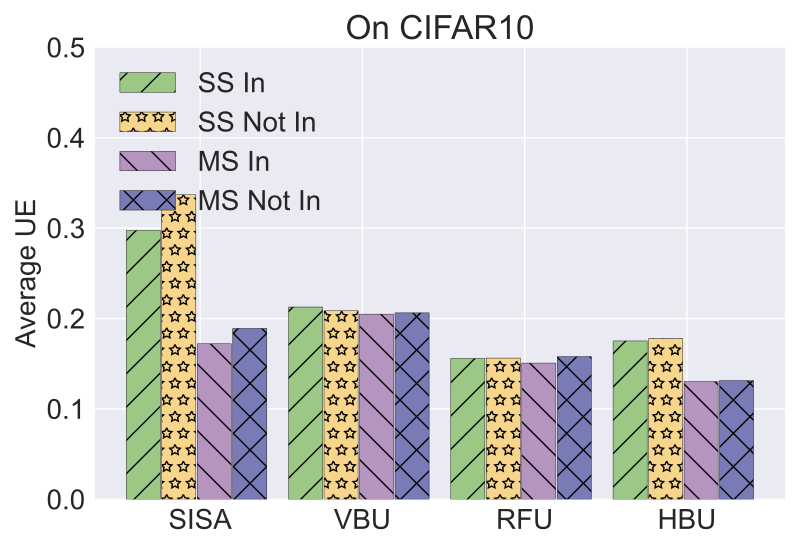

Python code for this plot:
import matplotlib.pyplot as plt
import numpy as np

# user num = 50
labels = ['SISA', 'VBU', 'RFU', 'HBU']
#unl_fr = [10*10*0.22 *5, 10*10*0.22*5, 10*10*0.22 *5, 10*10*0.22*5 , 10*10*0.22*5  , 10*10*0.22*5  ]

unl_ss_in = [0.29744  , 0.21269 , 0.155880 , 0.175177 ]
unl_ss_not_in = [0.336832   , 0.208493    , 0.156195     , 0.177796]


unl_ms_in = [0.17200     , 0.20485   , 0.150709 , 0.1302478]
unl_ms_not_in = [0.189025   , 0.20622 , 0.1578492  , 0.131243]


sisa_unl = [0.29744, 0.336832, 0.17200, 0.189025]
vbu_unl = [0.21269, 0.208493, 0.20485, 0.20622]
rfu_unl = [0.155880, 0.156195,  0.150709, 0.1578492]
hbu_unl = [0.175177, 0.177796, 0.1302478, 0.131243]

x = np.arange(len(labels))  # the label locations
width = 0.7  # the width of the bars
# no_noise = np.around(no_noise,0)
# samping = np.around(samping,0)
# ldp = np.around(ldp,0)

# plt.style.use('bmh')

plt.style.use('seaborn')

plt.figure()
#plt.subplots(figsize=(8, 5.3))
#plt.bar(x - width / 2 - width / 8 + width / 8, unl_fr, width=0.168, label='Retrain', color='dodgerblue', hatch='/')
plt.bar(x - width / 2 - width / 8 + width / 8 , unl_ss_in,   width=0.21, label='SS In', color='r', edgecolor='black', hatch='/')
plt.bar(x - width / 8 - width / 16,  unl_ss_not_in, width=0.21, label='SS Not In', color='cornflowerblue', edgecolor='black', hatch='*')
plt.bar(x + width / 8, unl_ms_in, width=0.21, label='MS In', color='orange', edgecolor='black', hatch='\\')
plt.bar( x + width / 2 - width / 8 + width / 16, unl_ms_not_in, width=0.21, label='MS Not In', color='g', edgecolor='black', hatch='x')



# plt.bar(x - width / 2.5 ,  unl_br, width=width/3, label='VBU', color='orange', hatch='\\')
# plt.bar(x,unl_self_r, width=width/3, label='RFU-SS', color='g', hatch='x')
# plt.bar(x + width / 2.5,  unl_hess_r, width=width/3, label='HBU', color='tomato', hatch='-')


# Add some text for labels, title and custom x-axis tick labels, etc.
plt.ylabel('Average UE', fontsize=20)
# ax.set_title('Performance of Different Users n')
plt.xticks(x, labels, fontsize=20)
# ax.set_xticklabels(labels,fontsize=15)

my_y_ticks = np.arange(0, 0.6, 0.1)
plt.yticks(my_y_ticks, fontsize=20)
# ax.set_yticklabels(my_y_ticks,fontsize=15)

# Set the background of the axes, which is the area of the plot, to grey
# plt.gca().set_facecolor('grey')

# Set the grid with white color and a specific linestyle and linewidth
# plt.grid(color='white', linestyle='-', linewidth=0.5)

# plt.grid(axis='y')
plt.title('On CIFAR10', fontsize=24)
plt.legend(loc='upper left', fontsize=20)
# plt.xlabel('$\it{ESS}$' ,fontsize=20)
# ax.bar_label(rects1, padding=1)
# ax.bar_label(rects2, padding=3)
# ax.bar_label(rects3, padding=3)

plt.tight_layout()


plt.rcParams['figure.figsize'] = (2.0, 1)
plt.rcParams['image.interpolation'] = 'nearest'
plt.rcParams['figure.subplot.left'] = 0.11
plt.rcParams['figure.subplot.bottom'] = 0.08
plt.rcParams['figure.subplot.right'] = 0.977
plt.rcParams['figure.subplot.top'] = 0.969
plt.savefig('cifar10_influence_app_unl_analysis_bar.pdf', format='pdf', dpi=200)
plt.show()
